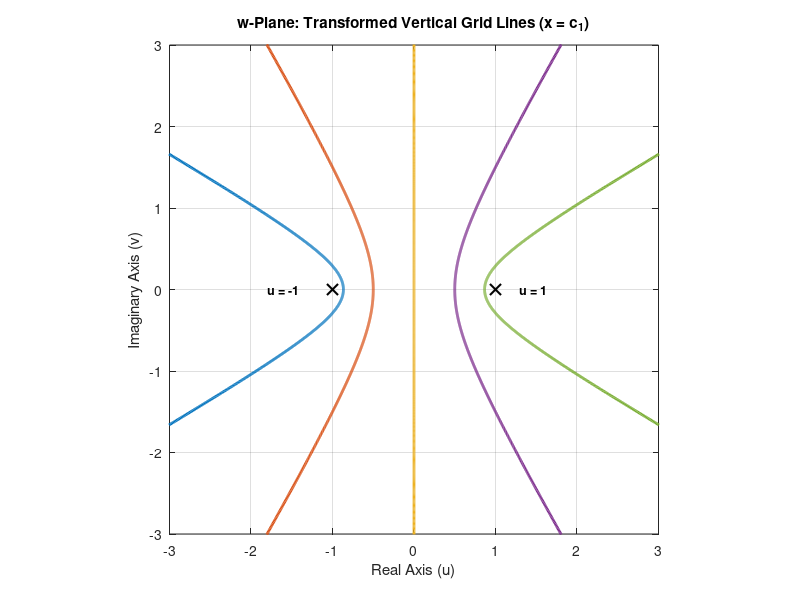

The MATLAB source for this figure:
% --- Specimen C: Codomain Transformation of Vertical Grid Lines ---
clear; clc; close all;

% Define constant x-values (vertical lines in the z-plane)
x_constants = [-pi/3, -pi/6, 0, pi/6, pi/3]; 
y_fluid = linspace(-2.5, 2.5, 1000); % y varies smoothly to trace curves

% Initialize single-panel figure
figure('Position', [100, 100, 550, 450]);
hold on;

% Generate a distinct color palette for each trajectory
colors = lines(length(x_constants));

for i = 1:length(x_constants)
    c1 = x_constants(i);
    
    % Direct parameterization using the split complex identity:
    % u = sin(c1)*cosh(y), v = cos(c1)*sinh(y)
    u = sin(c1) .* cosh(y_fluid);
    v = cos(c1) .* sinh(y_fluid);
    
    % Plot the individual hyperbolic branch
    plot(u, v, 'LineWidth', 2, 'Color', colors(i,:));
end

% Mark and label the focal points (vertices where u = -1 and u = 1)
plot([-1, 1], [0, 0], 'kx', 'MarkerSize', 8, 'LineWidth', 1.5);
text(1.3, 0.0, 'u = 1', 'FontSize', 9, 'FontWeight', 'bold');
text(-1.8, 0.0, 'u = -1', 'FontSize', 9, 'FontWeight', 'bold');

% Structural formatting for a clean, professional look
grid on; box on; axis equal;
xlim([-3, 3]); ylim([-3, 3]);

title('w-Plane: Transformed Vertical Grid Lines (x = c_1)');
xlabel('Real Axis (u)'); 
ylabel('Imaginary Axis (v)');

% Export for LaTeX as a high-quality vector PDF
exportgraphics(gcf, 'SpecimenC_RealMapping.pdf', 'ContentType', 'vector');
